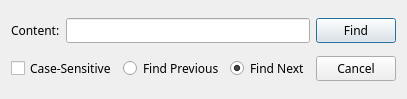
<?xml version="1.0" encoding="UTF-8"?>
<ui version="4.0">
 <class>Find</class>
 <widget class="QDialog" name="Find">
  <property name="geometry">
   <rect>
    <x>0</x>
    <y>0</y>
    <width>397</width>
    <height>99</height>
   </rect>
  </property>
  <property name="font">
   <font>
    <family>微软雅黑</family>
   </font>
  </property>
  <property name="windowTitle">
   <string/>
  </property>
  <property name="modal">
   <bool>false</bool>
  </property>
  <layout class="QVBoxLayout" name="verticalLayout">
   <item>
    <layout class="QHBoxLayout" name="horizontalLayout">
     <item>
      <widget class="QLabel" name="label">
       <property name="text">
        <string>Content:</string>
       </property>
      </widget>
     </item>
     <item>
      <widget class="QLineEdit" name="lineEdit"/>
     </item>
     <item>
      <widget class="QPushButton" name="pushButton">
       <property name="text">
        <string>Find</string>
       </property>
      </widget>
     </item>
    </layout>
   </item>
   <item>
    <layout class="QHBoxLayout" name="horizontalLayout_2">
     <item>
      <widget class="QCheckBox" name="checkBox">
       <property name="text">
        <string>Case-Sensitive</string>
       </property>
      </widget>
     </item>
     <item>
      <widget class="QRadioButton" name="radioButton_previous">
       <property name="text">
        <string>Find Previous</string>
       </property>
      </widget>
     </item>
     <item>
      <widget class="QRadioButton" name="radioButton_next">
       <property name="text">
        <string>Find Next</string>
       </property>
       <property name="checked">
        <bool>true</bool>
       </property>
      </widget>
     </item>
     <item>
      <widget class="QPushButton" name="pushButton_2">
       <property name="text">
        <string>Cancel</string>
       </property>
      </widget>
     </item>
    </layout>
   </item>
  </layout>
 </widget>
 <resources/>
 <connections/>
</ui>
